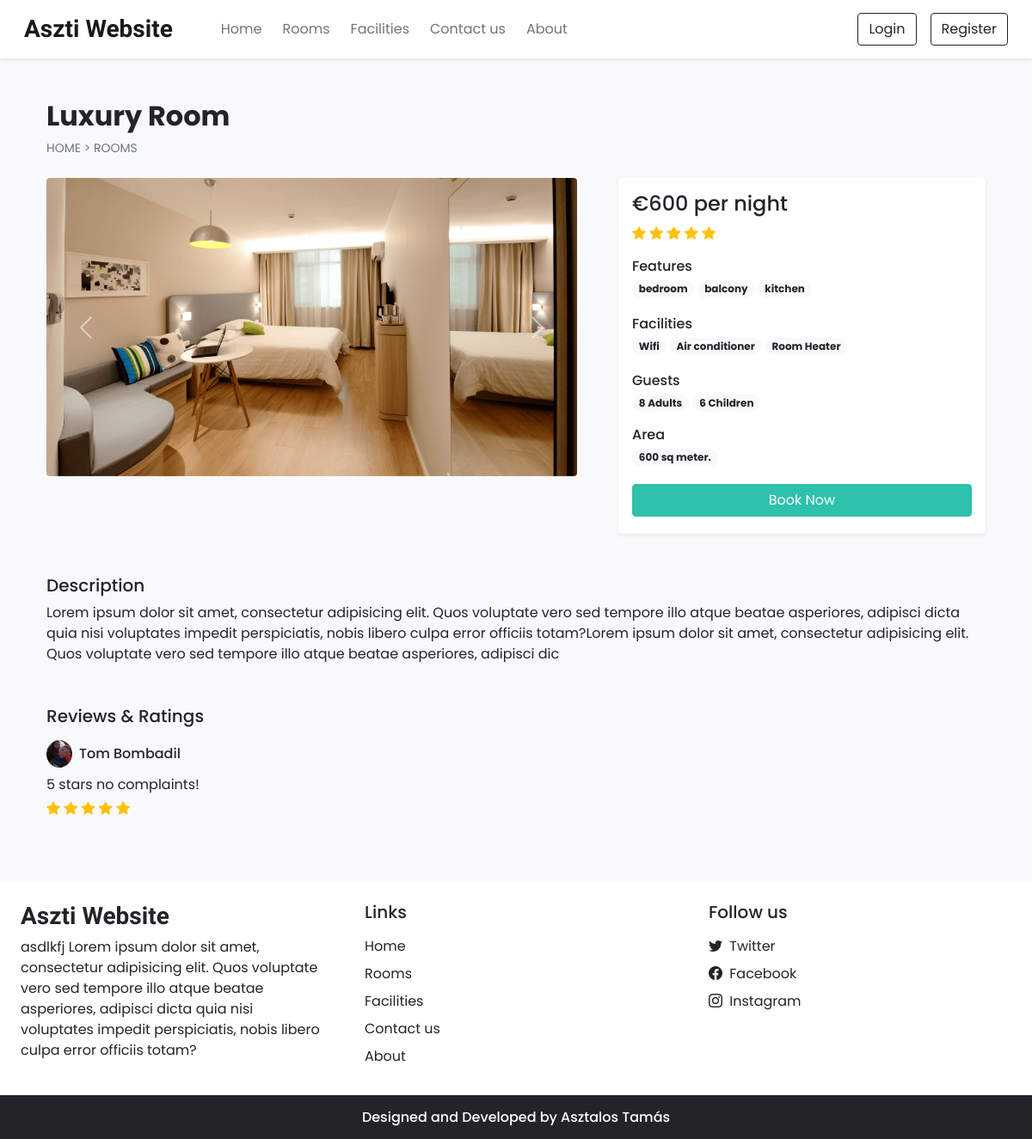
Page /room_details.php?id=5 on the committed database.
### tables this page shows
CREATE TABLE `settings` (
  `sr_no` int(11) NOT NULL,
  `site_title` varchar(50) NOT NULL,
  `site_about` varchar(250) NOT NULL,
  `shutdown` tinyint(1) NOT NULL
);

CREATE TABLE `rooms` (
  `id` int(11) NOT NULL,
  `name` varchar(150) NOT NULL,
  `area` int(11) NOT NULL,
  `price` int(11) NOT NULL,
  `quantity` int(11) NOT NULL,
  `adult` int(11) NOT NULL,
  `children` int(11) NOT NULL,
  `description` varchar(350) NOT NULL,
  `status` tinyint(4) NOT NULL DEFAULT 1,
  `removed` int(11) NOT NULL DEFAULT 0
);

CREATE TABLE `room_images` (
  `sr_no` int(11) NOT NULL,
  `room_id` int(11) NOT NULL,
  `image` varchar(150) NOT NULL,
  `thumb` tinyint(4) NOT NULL DEFAULT 0
);

CREATE TABLE `features` (
  `id` int(11) NOT NULL,
  `name` varchar(50) NOT NULL
);

CREATE TABLE `facilities` (
  `id` int(11) NOT NULL,
  `icon` varchar(100) NOT NULL,
  `name` varchar(50) NOT NULL,
  `description` varchar(250) NOT NULL
);

CREATE TABLE `rating_review` (
  `sr_no` int(11) NOT NULL,
  `booking_id` int(11) NOT NULL,
  `room_id` int(11) NOT NULL,
  `user_id` int(11) NOT NULL,
  `rating` int(11) NOT NULL,
  `review` varchar(200) NOT NULL,
  `seen` int(11) NOT NULL DEFAULT 0,
  `datentime` datetime NOT NULL DEFAULT current_timestamp()
);

CREATE TABLE `user_cred` (
  `id` int(11) NOT NULL,
  `name` varchar(100) NOT NULL,
  `email` varchar(150) NOT NULL,
  `address` varchar(120) NOT NULL,
  `phonenum` varchar(100) NOT NULL,
  `pincode` int(11) NOT NULL,
  `dob` date NOT NULL,
  `profile` varchar(100) NOT NULL,
  `password` varchar(200) NOT NULL,
  `is_verified` int(11) NOT NULL DEFAULT 0,
  `token` varchar(200) DEFAULT NULL,
  `t_expire` date DEFAULT NULL,
  `status` int(11) NOT NULL DEFAULT 1,
  `datentime` datetime NOT NULL DEFAULT current_timestamp()
);

### admin/inc/db_config.php (called while the page is built, shortened)
<?php
  function select($sql,$values,$datatypes)
  {
    $con = $GLOBALS['con'];
    if($stmt = mysqli_prepare($con,$sql))
    {
      mysqli_stmt_bind_param($stmt,$datatypes,...$values);
      if(mysqli_stmt_execute($stmt)){
        $res = mysqli_stmt_get_result($stmt);
        return $res;
      }
      else{
        mysqli_stmt_close($stmt);
        die("Query cannot be executed - Select");
      }
    }
    else{
      die("Query cannot be prepared - Select");
    }
  }
?>

### room_details.php (the view, shortened to what this page needs)
<!DOCTYPE html>
<html lang="en">
<head>
  <?php require('inc/links.php'); ?>
</head>
<body class="bg-light">
  <?php require('inc/header.php'); ?>
  <?php
    $data = filteration($_GET);
    $room_res = select("SELECT * FROM `rooms` WHERE `id`=? AND `status`=? AND `removed`=?",[$data['id'],1,0],'iii');
    $room_data = mysqli_fetch_assoc($room_res);
  ?>
  <div class="container">
    <div class="row">
      <div class="col-12 my-5 mb-4 px-4">
        <h2 class="fw-bold"><?php echo $room_data['name'] ?></h2>
        <div style="font-size: 14px;">
          <a href="index.php" class="text-secondary text-decoration-none">HOME</a>
          <span class="text-secondary"> > </span>
          <a href="rooms.php" class="text-secondary text-decoration-none">ROOMS</a>
        </div>
      </div>
      <div class="col-lg-7 col-md-12 px-4">
        <div id="roomCarousel" class="carousel slide" data-bs-ride="carousel">
          <div class="carousel-inner">
            <?php
              $room_img = ROOMS_IMG_PATH."thumbnail.jpg";
              $img_q = mysqli_query($con,"SELECT * FROM `room_images`
                WHERE `room_id`='$room_data[id]'");
              if(mysqli_num_rows($img_q)>0)
              {
                $active_class = 'active';
                while($img_res = mysqli_fetch_assoc($img_q))
                {
                  echo"
                    <div class='carousel-item $active_class'>
                      <img src='".ROOMS_IMG_PATH.$img_res['image']."' class='d-block w-100 rounded'>
                    </div>
                  ";
                  $active_class='';
                }
              }
              else{
                echo"<div class='carousel-item active'>
                  <img src='$room_img' class='d-block w-100'>
                </div>";
              }
            ?>
          </div>
          <button class="carousel-control-prev" type="button" data-bs-target="#roomCarousel" data-bs-slide="prev">
            <span class="carousel-control-prev-icon" aria-hidden="true"></span>
          </button>
          <button class="carousel-control-next" type="button" data-bs-target="#roomCarousel" data-bs-slide="next">
            <span class="carousel-control-next-icon" aria-hidden="true"></span>
          </button>
        </div>
      </div>
      <div class="col-lg-5 col-md-12 px-4">
        <div class="card mb-4 border-0 shadow-sm rounded-3">
          <div class="card-body">
            <?php
              echo<<<price
                <h4>€$room_data[price] per night</h4>
              price;
              $rating_q = "SELECT AVG(rating) AS `avg_rating` FROM `rating_review`
                WHERE `room_id`='$room_data[id]' ORDER BY `sr_no` DESC LIMIT 20";
              $rating_res = mysqli_query($con,$rating_q);
              $rating_fetch = mysqli_fetch_assoc($rating_res);
              $rating_data = "";
              if($rating_fetch['avg_rating']!=NULL)
              {
                for($i=0; $i < $rating_fetch['avg_rating']; $i++){
                  $rating_data .="<i class='bi bi-star-fill text-warning'></i> ";
                }
              }
              echo<<<rating
                <div class="mb-3">
                  $rating_data
                </div>
              rating;
              $fea_q = mysqli_query($con,"SELECT f.name FROM `features` f
                INNER JOIN `room_features` rfea ON f.id = rfea.features_id
                WHERE rfea.room_id = '$room_data[id]'");
              $features_data = "";
              while($fea_row = mysqli_fetch_assoc($fea_q)){
                $features_data .="<span class='badge rounded-pill bg-light text-dark text-wrap me-1 mb-1'>
                  $fea_row[name]
                </span>";
              }
              echo<<<features
                <div class="mb-3">
                  <h6 class="mb-1">Features</h6>
                  $features_data
                </div>
              features;
              $fac_q = mysqli_query($con,"SELECT f.name FROM `facilities` f
                INNER JOIN `room_facilities` rfac ON f.id = rfac.facilities_id
                WHERE rfac.room_id = '$room_data[id]'");
              $facilities_data = "";
              while($fac_row = mysqli_fetch_assoc($fac_q)){
                $facilities_data .="<span class='badge rounded-pill bg-light text-dark text-wrap me-1 mb-1'>
                  $fac_row[name]
                </span>";
              }
              echo<<<facilities
                <div class="mb-3">
                  <h6 class="mb-1">Facilities</h6>
                  $facilities_data
                </div>
              facilities;
              echo<<<guests
                <div class="mb-3">
                  <h6 class="mb-1">Guests</h6>
                  <span class="badge rounded-pill bg-light text-dark text-wrap">
                    $room_data[adult] Adults
                  </span>
                  <span class="badge rounded-pill bg-light text-dark text-wrap">
                    $room_data[children] Children
                  </span>
                </div>
              guests;
              echo<<<area
                <div class="mb-3">
                  <h6 class="mb-1">Area</h6>
                  <span class='badge rounded-pill bg-light text-dark text-wrap me-1 mb-1'>
                    $room_data[area] sq meter.
                  </span>
                </div>
              area;
              if(!$settings_r['shutdown']){
                $login=0;
                echo<<<book
                  <button onclick='checkLoginToBook($login,$room_data[id])' class="btn w-100 text-white custom-bg shadow-none mb-1">Book Now</button>
                book;
              }
            ?>
          </div>
        </div>
      </div>
      <div class="col-12 mt-4 px-4">
        <div class="mb-5">
          <h5>Description</h5>
          <p>
            <?php echo $room_data['description'] ?>
          </p>
        </div>
        <div>
          <h5 class="mb-3">Reviews & Ratings</h5>
          <?php
            $review_q = "SELECT rr.*,uc.name AS uname, uc.profile, r.name AS rname FROM `rating_review` rr
              INNER JOIN `user_cred` uc ON rr.user_id = uc.id
              INNER JOIN `rooms` r ON rr.room_id = r.id
              WHERE rr.room_id = '$room_data[id]'
              ORDER BY `sr_no` DESC LIMIT 15";
            $review_res = mysqli_query($con,$review_q);
            $img_path = USERS_IMG_PATH;
            if(mysqli_num_rows($review_res)==0){
              echo 'No reviews yet!';
            }
            else
            {
              while($row = mysqli_fetch_assoc($review_res))
              {
                $stars = "<i class='bi bi-star-fill text-warning'></i> ";
                for($i=1; $i<$row['rating']; $i++){
                  $stars .= " <i class='bi bi-star-fill text-warning'></i>";
                }
                echo<<<reviews
                  <div class="mb-4">
                    <div class="d-flex align-items-center mb-2">
                      <img src="$img_path$row[profile]" class="rounded-circle" loading="lazy" width="30px">
                      <h6 class="m-0 ms-2">$row[uname]</h6>
                    </div>
                    <p class="mb-1">
                      $row[review]
                    </p>
                    <div>
                      $stars
                    </div>
                  </div>
                reviews;
              }
            }
          ?>
        </div>
      </div>
    </div>
  </div>
  <?php require('inc/footer.php'); ?>
</body>
</html>

### inc/header.php (shortened to what this page needs)
<nav id="nav-bar" class="navbar navbar-expand-lg navbar-light bg-white px-lg-3 py-lg-2 shadow-sm sticky-top">
  <div class="container-fluid">
    <a class="navbar-brand me-5 fw-bold fs-3 h-font" href="index.php"><?php echo $settings_r['site_title'] ?></a>
    <div class="collapse navbar-collapse" id="navbarSupportedContent">
      <ul class="navbar-nav me-auto mb-2 mb-lg-0">
        <li class="nav-item">
          <a class="nav-link me-2" href="index.php">Home</a>
        </li>
        <li class="nav-item">
          <a class="nav-link me-2" href="rooms.php">Rooms</a>
        </li>
        <li class="nav-item">
          <a class="nav-link me-2" href="facilities.php">Facilities</a>
        </li>
        <li class="nav-item">
          <a class="nav-link me-2" href="contact.php">Contact us</a>
        </li>
        <li class="nav-item">
          <a class="nav-link" href="about.php">About</a>
        </li>
      </ul>
      <div class="d-flex">
        <?php
          if(isset($_SESSION['login']) && $_SESSION['login']==true)
          {
            $path = USERS_IMG_PATH;
            echo<<<data
              <div class="btn-group">
                <button type="button" class="btn btn-outline-dark shadow-none dropdown-toggle" data-bs-toggle="dropdown" data-bs-display="static" aria-expanded="false">
                  <img src="$path$_SESSION[uPic]" style="width: 25px; height: 25px;" class="me-1 rounded-circle">
                  $_SESSION[uName]
                </button>
                <ul class="dropdown-menu dropdown-menu-lg-end">
                  <li><a class="dropdown-item" href="profile.php">Profile</a></li>
                  <li><a class="dropdown-item" href="bookings.php">Bookings</a></li>
                  <li><a class="dropdown-item" href="logout.php">Logout</a></li>
                </ul>
              </div>
            data;
          }
          else
          {
            echo<<<data
              <button type="button" class="btn btn-outline-dark shadow-none me-lg-3 me-2" data-bs-toggle="modal" data-bs-target="#loginModal">
                Login
              </button>
              <button type="button" class="btn btn-outline-dark shadow-none" data-bs-toggle="modal" data-bs-target="#registerModal">
                Register
              </button>
            data;
          }
        ?>
      </div>
    </div>
  </div>
</nav>

### inc/footer.php (shortened to what this page needs)
<div class="container-fluid bg-white mt-5">
  <div class="row">
    <div class="col-lg-4 p-4">
      <h3 class="h-font fw-bold fs-3 mb-2"><?php echo $settings_r['site_title'] ?></h3>
      <p>
        <?php echo $settings_r['site_about'] ?>
      </p>
    </div>
    <div class="col-lg-4 p-4">
      <h5 class="mb-3">Links</h5>
      <a href="index.php" class="d-inline-block mb-2 text-dark text-decoration-none">Home</a> <br>
      <a href="rooms.php" class="d-inline-block mb-2 text-dark text-decoration-none">Rooms</a> <br>
      <a href="facilities.php" class="d-inline-block mb-2 text-dark text-decoration-none">Facilities</a> <br>
      <a href="contact.php" class="d-inline-block mb-2 text-dark text-decoration-none">Contact us</a> <br>
      <a href="about.php" class="d-inline-block mb-2 text-dark text-decoration-none">About</a>
    </div>
    <div class="col-lg-4 p-4">
        <h5 class="mb-3">Follow us</h5>
        <?php
          if($contact_r['tw']!=''){
            echo<<<data
              <a href="$contact_r[tw]" class="d-inline-block text-dark text-decoration-none mb-2">
                <i class="bi bi-twitter me-1"></i> Twitter
              </a><br>
            data;
          }
        ?>
        <a href="<?php echo $contact_r['fb'] ?>" class="d-inline-block text-dark text-decoration-none mb-2">
          <i class="bi bi-facebook me-1"></i> Facebook
        </a><br>
        <a href="<?php echo $contact_r['insta'] ?>" class="d-inline-block text-dark text-decoration-none">
          <i class="bi bi-instagram me-1"></i> Instagram
        </a><br>
    </div>
  </div>
</div>
<h6 class="text-center bg-dark text-white p-3 m-0">Designed and Developed by Asztalos Tamás</h6>

### css/common.css (style rules this page uses)
:root { --teal: #2ec1ac; --teal_hover: #279e8c; }
* { font-family: 'Poppins', sans-serif; }
.h-font { font-family: 'Merienda', cursive; }
.custom-bg { background-color: var(--teal); border: 1px solid var(--teal); }

### rows in the picture
settings: site_title "Aszti Website", site_about "asdlkfj Lorem ipsum dolor sit amet, consectetur adipisicing elit. Quos voluptate vero sed tempore illo atque beatae asperiores, adipisci dicta quia nisi voluptates impedit perspiciatis, nobis libero culpa error officiis totam?"
rooms: name "Luxury Room", price "600", adult "8", children "6", area "600", description "Lorem ipsum dolor sit amet, consectetur adipisicing elit. Quos voluptate vero sed tempore illo atque beatae asperiores, adipisci dicta quia nisi voluptates impedit perspiciatis, nobis libero culpa error officiis totam?Lorem ipsum dolor sit amet, consectetur adipisicing elit. Quos voluptate vero sed tempore illo atque beatae asperiores, adipisci dic"
room_images: image (picture)
features: name "bedroom"
features: name "balcony"
features: name "kitchen"
facilities: name "Wifi"
facilities: name "Air conditioner"
facilities: name "Room Heater"
rating_review: user.profile (picture), user.name "Tom Bombadil", review "5 stars no complaints!"
